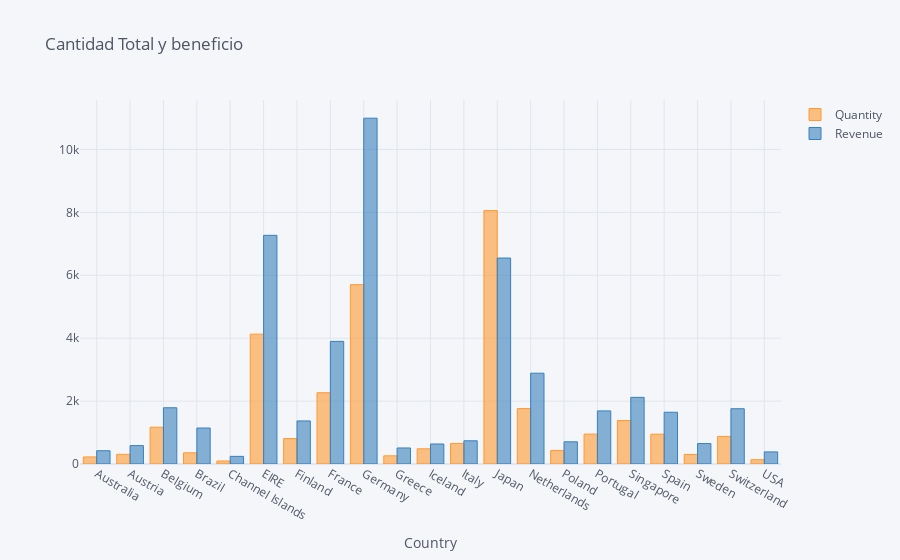

Notebook source saved alongside this figure:
### Code cell
import chart_studio.plotly as py
import cufflinks as cf

cf.go_offline()

import pandas as pd

data=data.groupby('Country').sum()
data=data[['Quantity', 'Revenue']]

data.iplot(kind='bar', xTitle='Country', title='Cantidad Total y beneficio')

### Figure 1 — Plotly figure (JSON) as saved in the notebook; plotly's stock layout.template omitted (floating-point values rounded to 4 significant figures)
{"data": [{"marker": {"color": "rgba(255, 153, 51, 0.6)", "line": {"color": "rgba(255, 153, 51, 1.0)", "width": 1}}, "name": "Quantity", "orientation": "v", "text": "", "type": "bar", "x": ["Australia", "Austria", "Belgium", "Brazil", "Channel Islands", "EIRE", "Finland", "France", "Germany", "Greece", "Iceland", "Italy", "Japan", "Netherlands", "Poland", "Portugal", "Singapore", "Spain", "Sweden", "Switzerland", "USA"], "y": [224, 308, 1170, 356, 96, 4129, 810, 2265, 5702, 260, 483, 653, 8058, 1762, 432, 951, 1384, 948, 306, 878, 137]}, {"marker": {"color": "rgba(55, 128, 191, 0.6)", "line": {"color": "rgba(55, 128, 191, 1.0)", "width": 1}}, "name": "Revenue", "orientation": "v", "text": "", "type": "bar", "x": ["Australia", "Austria", "Belgium", "Brazil", "Channel Islands", "EIRE", "Finland", "France", "Germany", "Greece", "Iceland", "Italy", "Japan", "Netherlands", "Poland", "Portugal", "Singapore", "Spain", "Sweden", "Switzerland", "USA"], "y": [421.6, 584.8, 1788.0, 1144.0, 243, 7270.0, 1369.0, 3899.0, 10990.0, 509.7, 636.2, 737.8, 6548.0, 2887.0, 705.8, 1688.0, 2119.0, 1646.0, 649.1, 1757.0, 383.9]}], "layout": {"legend": {"bgcolor": "#F5F6F9", "font": {"color": "#4D5663"}}, "paper_bgcolor": "#F5F6F9", "plot_bgcolor": "#F5F6F9", "title": {"font": {"color": "#4D5663"}, "text": "Cantidad Total y beneficio"}, "xaxis": {"gridcolor": "#E1E5ED", "showgrid": true, "tickfont": {"color": "#4D5663"}, "title": {"font": {"color": "#4D5663"}, "text": "Country"}, "zerolinecolor": "#E1E5ED"}, "yaxis": {"gridcolor": "#E1E5ED", "showgrid": true, "tickfont": {"color": "#4D5663"}, "title": {"font": {"color": "#4D5663"}, "text": ""}, "zerolinecolor": "#E1E5ED"}}}
